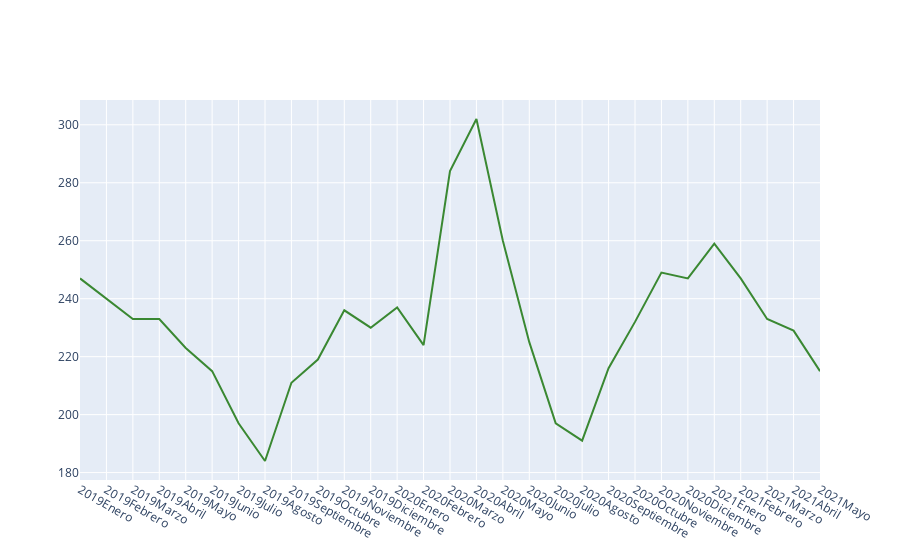

Notebook code for this chart:
### Code cell
fig = go.Figure()

fig.add_trace(
    go.Scatter(
        y = df_evolumin["Lineal+Diferido"],
        x = df_evolumin["Año"],
        mode = 'lines',
        marker = dict(color = 'rgba(16, 112, 2, 0.8)')
    ))
fig.show()

### Figure 1 — Plotly figure (JSON) as saved in the notebook; plotly's stock layout.template omitted (floating-point values rounded to 4 significant figures)
{"data": [{"marker": {"color": "rgba(16, 112, 2, 0.8)"}, "mode": "lines", "type": "scatter", "x": ["2019Enero", "2019Febrero", "2019Marzo", "2019Abril", "2019Mayo", "2019Junio", "2019Julio", "2019Agosto", "2019Septiembre", "2019Octubre", "2019Noviembre", "2019Diciembre", "2020Enero", "2020Febrero", "2020Marzo", "2020Abril", "2020Mayo", "2020Junio", "2020Julio", "2020Agosto", "2020Septiembre", "2020Octubre", "2020Noviembre", "2020Diciembre", "2021Enero", "2021Febrero", "2021Marzo", "2021Abril", "2021Mayo", null, null], "y": [247, 240, 233, 233, 223, 215, 197, 184, 211, 219, 236, 230, 237, 224, 284, 302, 260, 225, 197, 191, 216, 232, 249, 247, 259, 247, 233, 229, 215, null, null]}], "layout": {}}
